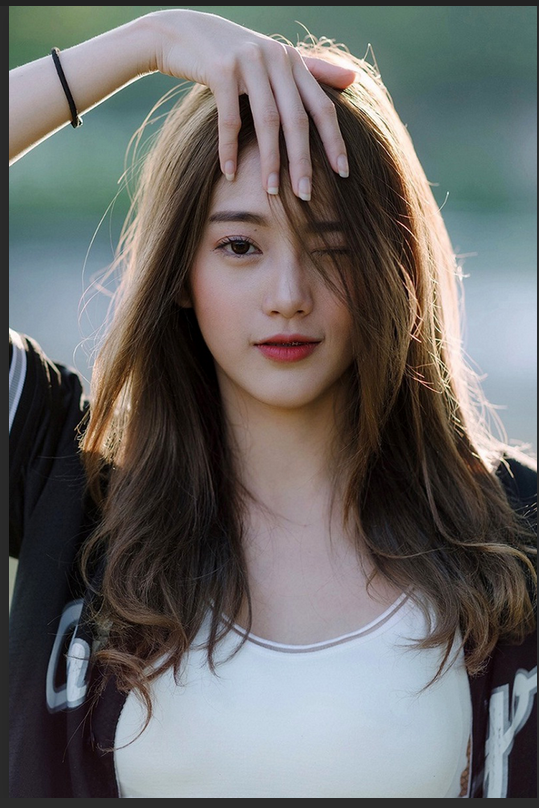
#> input picture 1.opencv_basics/girl.png, 539 x 808 px
$ python opencv_masking.py
#> lines starting #> are read from the running program, lines starting #| are printed output that depends on the picture; after the words box and inside, x2 and y2 are one past the last pixel; in counts of white or black regions, pixels touching at a corner belong together
import numpy as np
import argparse
import cv2

ap = argparse.ArgumentParser()
ap.add_argument("-i", "--image", type=str, default="girl.png", help="Path to image")
args = vars(ap.parse_args())

image = cv2.imread(args["image"])
#> image is the input picture: shape (808, 539, 3); mean B, G, R 103.1, 104.4, 105.7
cv2.imshow("Original", image)

mask = np.zeros(image.shape[:2], dtype="uint8")
cv2.rectangle(mask, (157, 133), (444, 759), 255, -1)
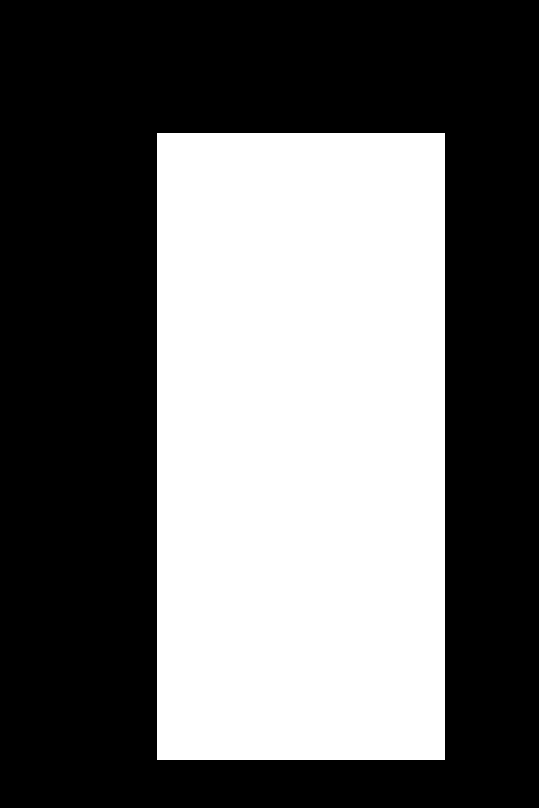
#> mask: shape (808, 539); 41.5% white; 1 white region, box (x1, y1, x2, y2) and area: (157, 133, 445, 760) 180576
cv2.imshow("Rectangular mask", mask)

masked = cv2.bitwise_and(image, image, mask=mask)
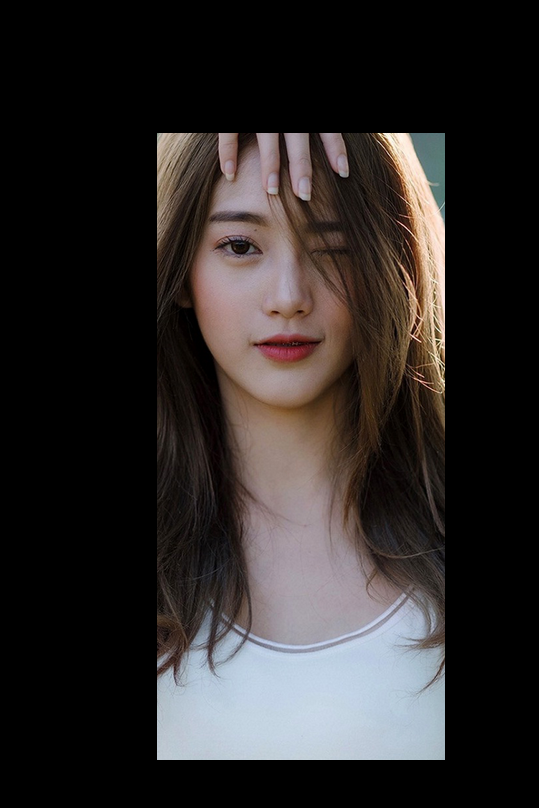
#> masked: shape (808, 539, 3); mean B, G, R 41.2, 42, 46.1
cv2.imshow("Mask applied to image", masked)

mask = np.zeros(image.shape[:2], dtype="uint8")
cv2.circle(mask, (280, 281), (100), 255, -1)
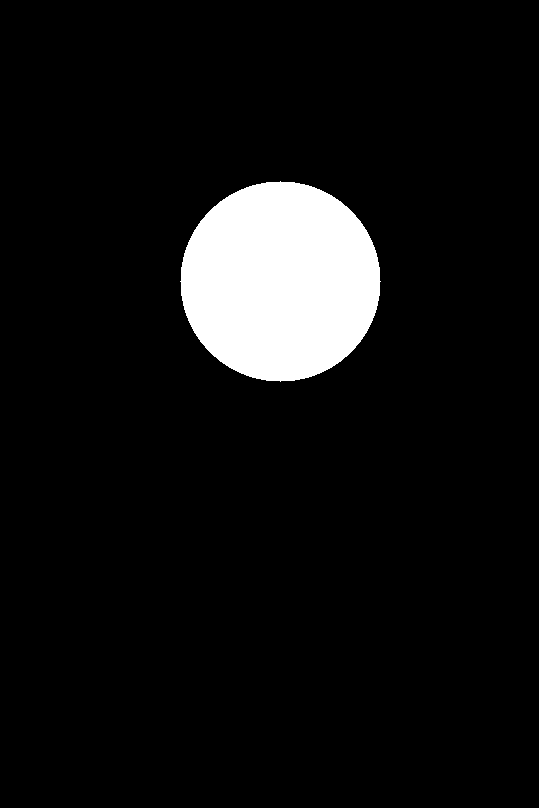
#> mask: shape (808, 539); 7.2% white; 1 white region, box (x1, y1, x2, y2) and area: (180, 181, 381, 382) 31417
masked = cv2.bitwise_and(image, image, mask=mask)
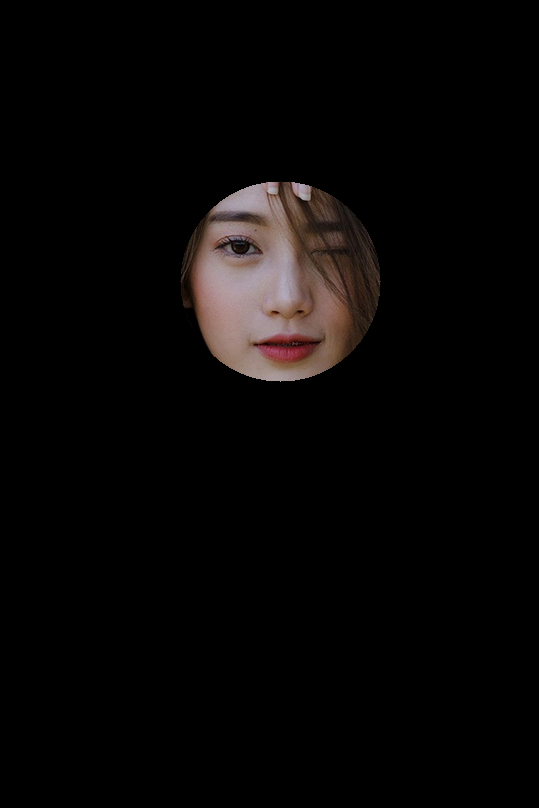
#> masked: shape (808, 539, 3); mean B, G, R 6.1, 6.5, 8.3
cv2.imshow("Circular mask", mask)
cv2.imshow("Mask applied", masked)

cv2.waitKey(0)
